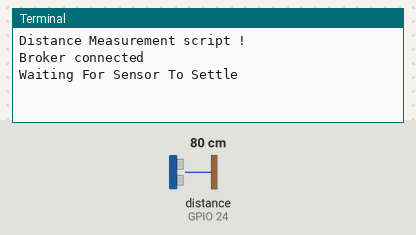
Bench run of a program on a simulated Raspberry Pi (BCM pin numbers). On the bench: the last lines printed to the terminal. Inputs (shaded band) come from the test bench; at power-on: distance to the obstacle (sensor on GPIO 24) 80 cm. The echo pulse lasts 58.3 µs per cm; no MQTT or app messages arrive unless stated; the clock reads 2024-03-15 10:24:30 at power-on unless the program sets it.

Above: at 1.3 s.
1.4 s: distance to the obstacle (sensor on GPIO 24) set to 2 cm
At 2.5 s:
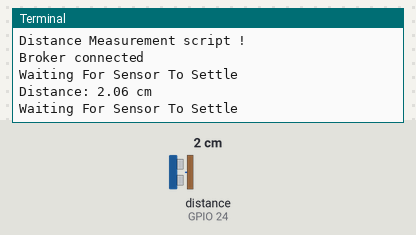
5.6 s: distance to the obstacle (sensor on GPIO 24) set to 4 cm
At 6.9 s:
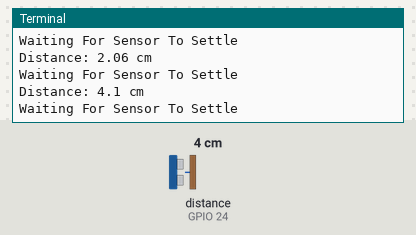

Measured:
- after the input at 1.4 s, the terminal: prints a new line after 0.75 s (image 1)
- after the input at 5.6 s, the terminal: prints a new line after 0.56 s (image 2)

The program:

get_distance.py
```python
import RPi.GPIO as GPIO
import paho.mqtt.client as mqtt
import time

print ("Distance Measurement script !")

GPIO.setmode(GPIO.BCM)

TRIG = 23
ECHO = 24

GPIO.setup(TRIG,GPIO.OUT)
GPIO.setup(ECHO,GPIO.IN)

# Define mqtt events
def on_connect(client, userdata, flags, rc):
    print("Broker connected")

def on_disconnect(client, userdata, rc):
    print("Connexion with broker lost")

# Create the mqtt client
mqtt_c = mqtt.Client('raspberry')

# Assign connexion events
mqtt_c.on_connect = on_connect
mqtt_c.on_disconnect = on_disconnect

# Connecting to the mqtt broker
mqtt_c.username_pw_set("raspberry", password=None)
mqtt_c.connect("172.17.101.124", 1883)
mqtt_c.loop_start()

while True:

    GPIO.output(TRIG, False)

    print ("Waiting For Sensor To Settle")

    time.sleep(2)

    GPIO.output(TRIG, True)

    time.sleep(0.00001)

    GPIO.output(TRIG, False)

    while GPIO.input(ECHO)==0:
      pulse_start = time.time()

    while GPIO.input(ECHO)==1:
      pulse_end = time.time()

    pulse_duration = pulse_end - pulse_start

    distance = pulse_duration * 17150

    distance = round(distance, 2)

    # Send the mesured value to the Broker
    mqtt_c.publish("ultrasonic3", distance)
    print ("Distance:",distance,"cm")

# Clean GPIO pins assignments
GPIO.cleanup()
```
